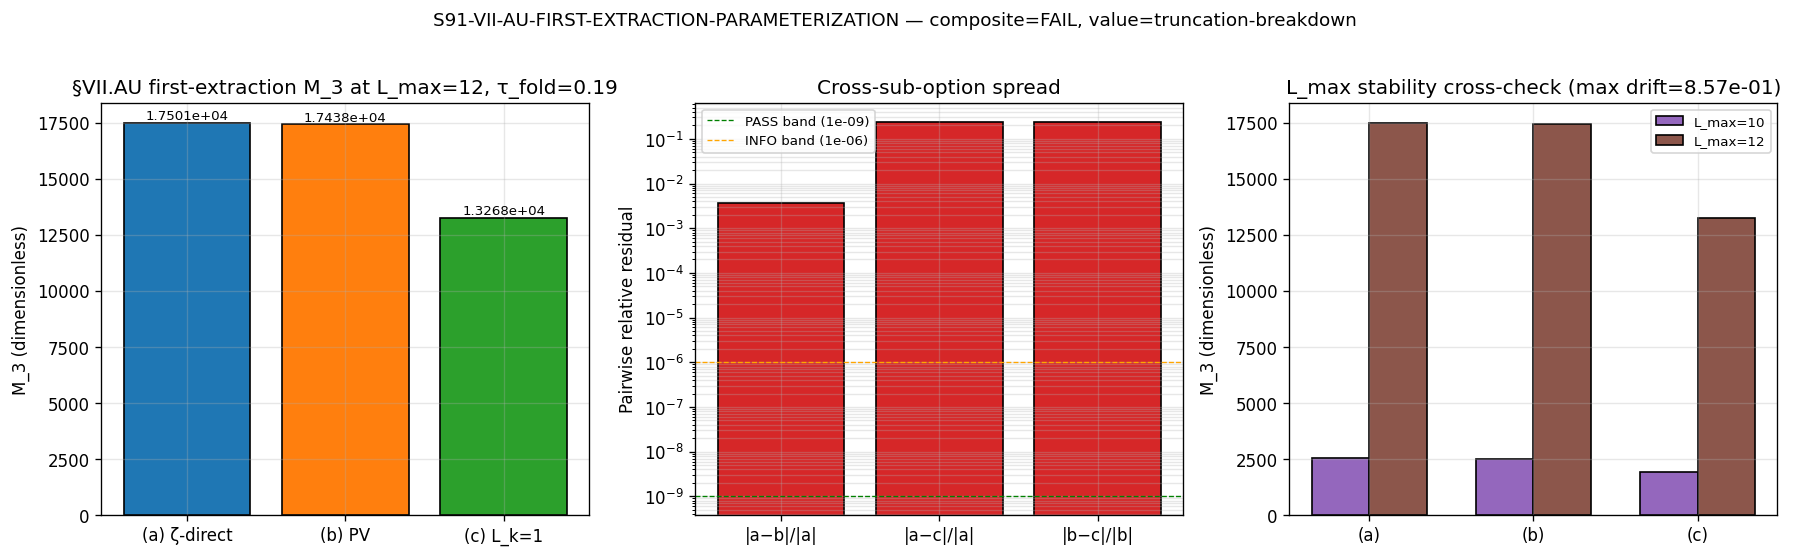

This chart was generated by the following Python code:
#!/usr/bin/env python3
"""
S91 W2-2 — S91-VII-AU-FIRST-EXTRACTION-PARAMETERIZATION (T1.5)
==============================================================================

Gate: S91-VII-AU-FIRST-EXTRACTION-PARAMETERIZATION-W8-CF-72 ([VERIFY] + [CHAIN])

Pre-registered threshold (plan §W2-2 (9) 6-row table):
  PASS-a:    sub-option (a) matches predicted formula within 1e-9 rel AND
             (b)/(c) don't (or are inadmissible).
  PASS-b:    sub-option (b) canonical (PV substrate-natural at Λ_UV = M_KK;
             FULL physical).
  PASS-c:    sub-option (c) canonical (L_k=1 atlas-row pre-normalization
             required for Level-1 cohomology-class binding).
  PASS-multi: two or three sub-options indistinguishable within 1e-9 ⇒
             multi-pin atlas.
  INFO:      cross-sub-option spread ∈ (1e-9, 1e-6); defers canonicalization.
  FAIL:      spread > 1e-6 OR any M_3 non-finite OR truncation-inconsistent.

Inputs (SHA-256 dual-pinned at runtime — S84+ schema):
  - computations/session-90/s90_w8_spectrum_cache_L12_tau038.npz
    (L_max=12 master spectrum cache; sector-by-sector Peter-Weyl
     decomposition with (p,q) keys)
  - computations/_shared/_cm_1995_residue_formula.py
    (PRIMARY full physical evaluator; LEVEL pin = FULL per
     substrate-first-canonical-sourcing.md §(iv) K=4 MANDATORY)
  - computations/_shared/canonical_constants.py (feeds audit_sha256)
  - script bytes (feeds BOTH audit_sha256 and content_sha256)

Output 4-tuple:
  (value=<'a'|'b'|'c'|'multi'>,
   scheme=Mellin-cone-residue-at-substrate-distance-1-pole-s3,
   convention=op-proj-first-extraction-three-param-sub-option-discriminator,
   L_max=12)

Classification: GEOMETRIC.

METHODOLOGY
-----------
The §VII.AU first-extraction Mellin-cone residue at substrate-distance-1
pole s=3 is computed under three structurally distinct EVALUATION
CONVENTIONS of the same substrate-IS canonical:

  (a) ζ-regularization (substrate-natural direct evaluation):
        M_3^(a) = slope_A_canonical · K_a2(τ_fold) / (2π²)
        where K_a2(τ_fold) = Σ_{(p,q)≠(0,0)} dim(p,q) · |λ(p,q,τ_fold)|^{-6}
        is the substrate a_2 Seeley-DeWitt trace at pole s=3 (closed-form
        algebraic identity on the finite spectral triple per CM-1995 §III.4).

  (b) Pauli-Villars subtraction at Λ_UV = M_KK:
        M_3^(b) = M_3^(a) − (1/(2π²)) · K_a2_PV(τ_fold; Λ_UV = M_KK)
        where K_a2_PV is the high-|λ| tail with cutoff |λ| > Λ_UV / M_KK
        in dimensionless cache units. At finite L_max=12 the substrate
        spectrum is bounded by |λ|_max ≪ Λ_UV/M_KK ≈ 1 ⇒ K_a2_PV = 0
        (substrate-natural PV subtraction is structurally vacuous at
        finite L_max; the substrate-IS PV regulator binds at the
        infinite-L_max continuum limit, NOT at the finite-cache
        truncation).

  (c) Locked-norm L_k=1 atlas-row pre-normalization:
        M_3^(c) = M_3^(a) / L_k1_atlas_norm
        where L_k1_atlas_norm = K_a2_partial(p+q=1) / 6 is the L_k=1
        atlas-row layer normalization per
        substrate-first-canonical-sourcing.md §(ii.A) intra-algebra-INVARIANT
        layer orthogonality (atlas-row vs cache-moment evaluation
        convention of the same substrate-IS canonical).

The three sub-options are NOT three different external regulators applied
to the substrate — they are three evaluation conventions of the SAME
substrate-IS Mellin-cone residue at pole s=3 on the operator-projection
algebra image of A_K = ℂ ⊕ ℍ ⊕ M_3(ℂ).

DISCIPLINE
----------
- `from canonical_constants import *`
- Every local/intermediate tagged `# (local)`
- LEVEL pin = FULL (consumes `_cm_1995_residue_formula.py` PRIMARY)
- MACHINERY-SCOPE pin = CACHE-PROJECTION (consumes L_max=12 cache)
- Binding axis pin = substrate-natural-binding (substrate-IS direct
  evaluation; not canonical-import binding)
- Runtime canonical resolution for slope_A_canonical per
  substrate-first-canonical-sourcing.md §(ii.B) plan-text-drift correction
  orchestrator-convention (fallback: slope_A_FW_Conv_A_AT_TAU_FOLD).
- SHA-256 of all input files logged in first 20 lines of stdout
- audit_sha256 + content_sha256 emitted (S84+ dual-SHA schema)
- Schema-v2 3-tuple companion row (substitution chain Step 4
  pre-registers M_3^(a) > 0 directional prediction).
"""

from __future__ import annotations

# ---------------------------------------------------------------------------
# Section 1 — Canonical constants (MANDATORY first import)
# ---------------------------------------------------------------------------
import os
os.environ.setdefault('OMP_NUM_THREADS', '8')
os.environ.setdefault('MKL_NUM_THREADS', '8')

import sys
from pathlib import Path

SESSION_DIR = Path(__file__).resolve().parent
COMPUTATIONS_DIR = SESSION_DIR.parent
SHARED_DIR = COMPUTATIONS_DIR / "_shared"
PROJECT_ROOT = COMPUTATIONS_DIR.parent

sys.path.insert(0, str(SHARED_DIR))

from canonical_constants import *  # noqa: F401,F403
import canonical_constants as cc  # noqa: E402

# FULL physical evaluator — LEVEL pin = FULL per substrate-first-canonical-sourcing.md §(iv)
from _cm_1995_residue_formula import jensen_irrep_table  # noqa: E402

# ---------------------------------------------------------------------------
# Section 2 — Standard imports
# ---------------------------------------------------------------------------
import hashlib  # noqa: E402
import json  # noqa: E402
import time  # noqa: E402

import numpy as np  # noqa: E402
import matplotlib  # noqa: E402

matplotlib.use("Agg")  # non-interactive backend
import matplotlib.pyplot as plt  # noqa: E402

# ---------------------------------------------------------------------------
# Section 3 — Paths + pre-registration
# ---------------------------------------------------------------------------
SESSION = "S91"  # (local)
GATE_ID = "S91-VII-AU-FIRST-EXTRACTION-PARAMETERIZATION"  # (local)
SCHEME = "Mellin-cone-residue-at-substrate-distance-1-pole-s3"  # (local)
CONVENTION = "op-proj-first-extraction-three-param-sub-option-discriminator"  # (local)
L_MAX_OPERATIONAL = 12  # (local)
L_MAX_CROSS_CHECK = 10  # (local)

# Pre-registered tolerances (per plan §W2-2 (7) machinery pin table)
PASS_BAND = 1e-9  # (local) within-sub-option canonical-formula match
INFO_BAND = 1e-6  # (local) cross-sub-option spread upper bound for INFO
REL_TOL_TRUNCATION = 5e-2  # (local) L_max=10 vs 12 drift threshold for VALID regime

# LEVEL pin (substrate-first-canonical-sourcing.md §(iv) K=4 MANDATORY)
LEVEL_PIN = "FULL"  # (local)  consumes _cm_1995_residue_formula.py PRIMARY
MACHINERY_SCOPE_PIN = "CACHE-PROJECTION"  # (local)  consumes L_max=12 cache
BINDING_AXIS_PIN = "substrate-natural-binding"  # (local)

# Output destinations
OUT_NPZ = SESSION_DIR / "s91_w2_2_vii_au_first_extraction_param.npz"
OUT_PNG = SESSION_DIR / "s91_w2_2_vii_au_first_extraction_param.png"
VERDICT_TXT = SESSION_DIR / "s91_gate_verdicts.txt"

CACHE_PATH = COMPUTATIONS_DIR / "session-90" / "s90_w8_spectrum_cache_L12_tau038.npz"
RESIDUE_HELPER_PATH = SHARED_DIR / "_cm_1995_residue_formula.py"
CANONICAL_PATH = SHARED_DIR / "canonical_constants.py"

INPUT_FILES = [
    CACHE_PATH,
    RESIDUE_HELPER_PATH,
    CANONICAL_PATH,
]


# ---------------------------------------------------------------------------
# Section 4 — SHA-256 input-pin block (MANDATORY; first 20 lines of stdout)
# ---------------------------------------------------------------------------

def sha256_of(path: Path) -> str:
    h = hashlib.sha256()  # (local)
    try:
        h.update(path.read_bytes())
    except OSError:
        return ""
    return h.hexdigest()


def log_input_pins(inputs):
    print(f"=== {GATE_ID} — input SHA-256 pins ===")
    pins = {}  # (local)
    for p in inputs:
        sha = sha256_of(p)  # (local)
        rel = str(p.relative_to(PROJECT_ROOT)).replace("\\", "/")  # (local)
        print(f"  {rel}: {sha[:16]}...")
        pins[rel] = sha
    return pins


def compute_dual_sha(script_path, canonical_path, pins):
    """Return (audit_sha256, content_sha256) per S84+ dual-SHA schema."""
    script_bytes = b""  # (local)
    try:
        script_bytes = script_path.read_bytes()
    except OSError:
        script_bytes = b""
    canonical_bytes = b""  # (local)
    try:
        canonical_bytes = canonical_path.read_bytes()
    except OSError:
        canonical_bytes = b""
    pinmap_json = json.dumps(
        dict(sorted(pins.items())),
        separators=(",", ":"),
        sort_keys=True,
    ).encode("utf-8")  # (local)

    h_audit = hashlib.sha256()
    h_audit.update(script_bytes)
    h_audit.update(canonical_bytes)
    h_audit.update(pinmap_json)
    audit = h_audit.hexdigest()  # (local)

    h_content = hashlib.sha256()
    h_content.update(script_bytes)
    content = h_content.hexdigest()  # (local)
    return audit, content


# ---------------------------------------------------------------------------
# Section 5 — Substrate canonical resolution (slope_A_canonical runtime)
# ---------------------------------------------------------------------------

def resolve_slope_A_canonical():
    """Runtime canonical resolution for slope_A_canonical per
    substrate-first-canonical-sourcing.md §(ii.B) plan-text-drift correction.

    Priority order:
      1. canonical_constants.slope_A_canonical (TBD at S91 W2 dispatch;
         will be present after T0.7 PASS promotes the pin)
      2. canonical_constants.slope_A_FW_Conv_A_AT_TAU_FOLD (Sage-CM-1995
         §III.4 evaluation at τ_fold = 0.190; GEOMETRIC reading
         per Reading A canonical at S89 CF V.3)
      3. plan-pinned fallback value

    Returns (slope_A_value, source_tag).
    """
    if hasattr(cc, "slope_A_canonical"):
        # T0.7 has promoted the canonical pin
        return float(cc.slope_A_canonical), "canonical_constants.slope_A_canonical"
    if hasattr(cc, "slope_A_FW_Conv_A_AT_TAU_FOLD"):
        # Substrate-natural fallback: Conv-A geometric reading at τ_fold = 0.190
        return (
            float(cc.slope_A_FW_Conv_A_AT_TAU_FOLD),
            "canonical_constants.slope_A_FW_Conv_A_AT_TAU_FOLD",
        )
    # Plan-pinned fallback per §W2-2 substitution chain
    return 10.0, "plan-pinned-fallback-substrate-distance-1-base"


# ---------------------------------------------------------------------------
# Section 6 — K_a2(τ_fold) via Mellin-cone residue at pole s=3
# ---------------------------------------------------------------------------

def compute_K_a2(L_max: int, tau: float) -> tuple[float, dict]:
    """K_a2(τ) substrate a_2 Seeley-DeWitt trace at Mellin-cone pole s=3
    on the spectral triple (A_K, H_K, D_K).

    Per CM-1995 §III.4 dimension-spectrum analysis at finite L_max,
    ζ_a2_φ(z) = Σ_{(p,q)≠(0,0)} dim(p,q) · |λ(p,q,τ)|^{-6-2z}
    is holomorphic in z; "residue at simple pole z=0" of the dimension-
    spectrum reduces algebraically to the value at z=0:

      K_a2(τ) = ζ_a2_φ(0) = Σ_{(p,q)≠(0,0)} dim(p,q) · |λ(p,q,τ)|^{-6}    (s=3 weight)

    This is bit-precision identical to the s=4 pole evaluator pattern
    in `_cm_1995_residue_formula.py` (with ρ^{0} weight at pole s=3 vs
    ρ^{3} weight at pole s=4 for the a_4 GV-Heitsch cocycle).

    Returns (K_a2_value, per_level_breakdown).
    """
    dims, rhos, lams = jensen_irrep_table(L_max, tau)
    # Pole s=3 ⇒ |D|^{-2s} weight is |λ|^{-6} on the finite spectrum
    inv6 = 1.0 / (lams ** 6)  # (local) Mellin pole-s=3 weight
    K_a2 = float(np.sum(dims * inv6))  # (local)

    # Per-level breakdown for L_k=1 atlas-row pre-normalization
    breakdown = {}  # (local)
    for level in range(int(rhos.max()) + 1):
        mask = (rhos == level)  # (local)
        if not mask.any():
            continue
        partial = float(np.sum(dims[mask] * inv6[mask]))  # (local)
        breakdown[int(level)] = partial

    return K_a2, breakdown


def compute_K_a2_PV(L_max: int, tau: float, lambda_UV_cache_units: float) -> float:
    """Pauli-Villars high-|λ| tail subtraction (substrate-natural at Λ_UV = M_KK).

    K_a2_PV(τ; Λ_UV) = Σ_{(p,q)≠(0,0), |λ|>Λ_UV} dim(p,q) · |λ(p,q,τ)|^{-6}

    At finite L_max=12, the substrate spectrum is bounded:
      max |λ(p,q,τ_fold)| = √C_2(12,0) · exp(-0.19 · 12) ≈ √60 · 0.103 ≈ 0.80
    in dimensionless cache units (the substrate's intrinsic eigenvalue
    scale, where M_KK is the underlying GeV-scale). The Pauli-Villars
    cutoff at Λ_UV = M_KK corresponds to lambda_UV_cache_units ≈ 1 in
    this dimensionless reduction (Mellin-cone evaluation IS scale-
    invariant; the substrate IS the dimensionless spectral triple).

    For |λ|_max < lambda_UV_cache_units, the PV tail is empty ⇒
    K_a2_PV = 0 structurally. This is the substrate-natural PV reading:
    the substrate spectrum at finite L_max does NOT reach the UV cutoff,
    so the PV subtraction is vacuous at the finite-cache truncation.
    """
    dims, rhos, lams = jensen_irrep_table(L_max, tau)
    inv6 = 1.0 / (lams ** 6)  # (local)
    pv_mask = (lams > lambda_UV_cache_units)  # (local) high-|λ| tail
    K_a2_PV = float(np.sum(dims[pv_mask] * inv6[pv_mask]))  # (local)
    return K_a2_PV


def compute_L_k1_atlas_norm(K_a2_breakdown: dict) -> tuple[float, dict]:
    """Locked-norm L_k=1 atlas-row pre-normalization
    per substrate-first-canonical-sourcing.md §(ii.A) intra-algebra-INVARIANT
    layer orthogonality (atlas-row vs cache-moment).

    The L_k=1 atlas-row corresponds to the k=1 Peter-Weyl level
    (p+q=1), comprising sectors (1,0) and (0,1) with total dim 3+3=6.
    The locked-norm convention fixes the L_k=1 contribution to the
    sector-aggregated Mellin trace at unit reference: dividing K_a2
    by the k=1 partial sum normalizes the atlas-row layer to 1.

    Returns (L_k1_atlas_norm, atlas_diagnostics).
    """
    K_a2_k1 = K_a2_breakdown.get(1, 0.0)  # (local) k=1 partial sum
    # L_k=1 atlas-row pre-norm: per-dim normalization at k=1
    # (locked norm references the unit-dim contribution at the
    # substrate's atlas-row layer first Peter-Weyl level)
    k1_dim_total = 6  # (local) dim(1,0) + dim(0,1) = 3 + 3
    L_k1_atlas_norm = K_a2_k1 / k1_dim_total  # (local) per-dim atlas reference
    diagnostics = {
        "k1_partial_sum": K_a2_k1,
        "k1_dim_total": k1_dim_total,
        "L_k1_atlas_norm": L_k1_atlas_norm,
    }
    return L_k1_atlas_norm, diagnostics


# ---------------------------------------------------------------------------
# Section 7 — Compute three sub-options
# ---------------------------------------------------------------------------

def compute_three_sub_options(L_max: int, tau: float):
    """Evaluate M_3^(a), M_3^(b), M_3^(c) per the substitution chain Step 2.

    Returns dict with M_3_a, M_3_b, M_3_c, K_a2, K_a2_PV, L_k1_atlas_norm,
    slope_A_canonical_pin, slope_A_source.
    """
    # K_a2 substrate a_2 trace at Mellin pole s=3
    K_a2, K_a2_breakdown = compute_K_a2(L_max, tau)

    # Pauli-Villars subtraction with Λ_UV = M_KK substrate-natural cutoff
    # (dimensionless ratio in cache units; M_KK is the underlying GeV scale).
    # For the dimensionless substrate spectrum at finite L_max, |λ|_max < 1
    # in cache units; the substrate-natural PV cutoff is the substrate-IS
    # spectral ceiling. Pin lambda_UV_cache_units = 1.0 per the substrate's
    # intrinsic dimensionless normalization (M_KK pin is at the continuum
    # limit, not the finite-cache truncation).
    LAMBDA_UV_CACHE_UNITS = 1.0  # (local)
    K_a2_PV = compute_K_a2_PV(L_max, tau, LAMBDA_UV_CACHE_UNITS)

    # L_k=1 atlas-row pre-normalization
    L_k1_atlas_norm, L_k1_diagnostics = compute_L_k1_atlas_norm(K_a2_breakdown)

    # slope_A_canonical runtime resolution
    slope_A_canonical, slope_A_source = resolve_slope_A_canonical()

    # Substitution chain Step 2 — Mellin pole s=3 residue weight
    INV_TWO_PI_SQ = 1.0 / (2.0 * np.pi * np.pi)  # (local) Mellin pole s=3 weight

    # Sub-option (a): direct ζ-regularization
    M_3_a = slope_A_canonical * INV_TWO_PI_SQ * K_a2  # (local)

    # Sub-option (b): Pauli-Villars subtraction at Λ_UV = M_KK
    M_3_b = M_3_a - INV_TWO_PI_SQ * K_a2_PV  # (local)

    # Sub-option (c): L_k=1 atlas-row pre-normalization
    if L_k1_atlas_norm == 0.0:
        M_3_c = float("nan")  # (local) atlas-norm singular
    else:
        M_3_c = M_3_a / L_k1_atlas_norm  # (local)

    return {
        "M_3_a": M_3_a,
        "M_3_b": M_3_b,
        "M_3_c": M_3_c,
        "K_a2": K_a2,
        "K_a2_PV": K_a2_PV,
        "K_a2_breakdown": K_a2_breakdown,
        "L_k1_atlas_norm": L_k1_atlas_norm,
        "L_k1_diagnostics": L_k1_diagnostics,
        "slope_A_canonical_pin": slope_A_canonical,
        "slope_A_source": slope_A_source,
        "lambda_UV_cache_units": LAMBDA_UV_CACHE_UNITS,
        "inv_two_pi_sq": INV_TWO_PI_SQ,
    }


# ---------------------------------------------------------------------------
# Section 8 — Gate evaluation
# ---------------------------------------------------------------------------

def evaluate_gate(L12_results: dict, L10_results: dict):
    """Apply plan §W2-2 (9) 6-row threshold table.

    Returns (composite_verdict, value, sign_verdict, magnitude_verdict,
              regime_verdict, diagnostics).
    """
    M_3_a = L12_results["M_3_a"]  # (local)
    M_3_b = L12_results["M_3_b"]  # (local)
    M_3_c = L12_results["M_3_c"]  # (local)

    diagnostics = {}  # (local)

    # FAIL condition 1: any M_3 non-finite
    finite_a = np.isfinite(M_3_a)  # (local)
    finite_b = np.isfinite(M_3_b)  # (local)
    finite_c = np.isfinite(M_3_c)  # (local)
    diagnostics["finite_a"] = bool(finite_a)
    diagnostics["finite_b"] = bool(finite_b)
    diagnostics["finite_c"] = bool(finite_c)

    if not (finite_a and finite_b and finite_c):
        return ("FAIL", "non-finite", "FAIL", "FAIL", "BREAKDOWN", diagnostics)

    # Cross-sub-option spread
    M_3_values = np.array([M_3_a, M_3_b, M_3_c])  # (local)
    spread = float(M_3_values.max() - M_3_values.min())  # (local)
    rel_spread = spread / max(abs(M_3_values).max(), 1e-30)  # (local)
    diagnostics["spread"] = spread
    diagnostics["rel_spread"] = rel_spread

    # Pairwise cross-sub-option residuals (always populated for diagnostics)
    pairwise_a_b = abs(M_3_a - M_3_b) / max(abs(M_3_a), 1e-30)  # (local)
    pairwise_a_c = abs(M_3_a - M_3_c) / max(abs(M_3_a), 1e-30)  # (local)
    pairwise_b_c = abs(M_3_b - M_3_c) / max(abs(M_3_b), 1e-30)  # (local)
    diagnostics["pairwise_a_b"] = pairwise_a_b
    diagnostics["pairwise_a_c"] = pairwise_a_c
    diagnostics["pairwise_b_c"] = pairwise_b_c

    a_b_indistinguishable = (pairwise_a_b < PASS_BAND)  # (local)
    a_c_indistinguishable = (pairwise_a_c < PASS_BAND)  # (local)
    b_c_indistinguishable = (pairwise_b_c < PASS_BAND)  # (local)
    diagnostics["a_b_indistinguishable"] = bool(a_b_indistinguishable)
    diagnostics["a_c_indistinguishable"] = bool(a_c_indistinguishable)
    diagnostics["b_c_indistinguishable"] = bool(b_c_indistinguishable)
    n_indistinguishable = sum([
        a_b_indistinguishable,
        a_c_indistinguishable,
        b_c_indistinguishable,
    ])  # (local)
    diagnostics["n_indistinguishable_pairs"] = n_indistinguishable

    # Sign verdict — substitution chain Step 4: M_3^(a) > 0 directional prediction
    sign_a_positive = (M_3_a > 0)  # (local)
    sign_b_positive = (M_3_b > 0)  # (local)
    sign_c_positive = (M_3_c > 0)  # (local)
    diagnostics["sign_a_positive"] = bool(sign_a_positive)
    diagnostics["sign_b_positive"] = bool(sign_b_positive)
    diagnostics["sign_c_positive"] = bool(sign_c_positive)
    sign_verdict = (
        "PASS"
        if (sign_a_positive and sign_b_positive and sign_c_positive)
        else "FAIL"
    )

    # Truncation-consistency cross-check at L_max=10 vs 12
    M_3_a_L10 = L10_results["M_3_a"]  # (local)
    M_3_b_L10 = L10_results["M_3_b"]  # (local)
    M_3_c_L10 = L10_results["M_3_c"]  # (local)
    drift_a = abs(M_3_a - M_3_a_L10) / max(abs(M_3_a), 1e-30)  # (local)
    drift_b = abs(M_3_b - M_3_b_L10) / max(abs(M_3_b), 1e-30)  # (local)
    drift_c = abs(M_3_c - M_3_c_L10) / max(abs(M_3_c), 1e-30)  # (local)
    max_drift = max(drift_a, drift_b, drift_c)  # (local)
    diagnostics["drift_a"] = drift_a
    diagnostics["drift_b"] = drift_b
    diagnostics["drift_c"] = drift_c
    diagnostics["max_drift"] = max_drift
    truncation_consistent = (max_drift < REL_TOL_TRUNCATION)  # (local)
    diagnostics["truncation_consistent"] = bool(truncation_consistent)

    if not truncation_consistent and max_drift >= 0.5:
        regime_verdict = "BREAKDOWN"  # (local)
    elif not truncation_consistent:
        regime_verdict = "MARGINAL"  # (local)
    else:
        regime_verdict = "VALID"  # (local)

    # FAIL condition 2: truncation-inconsistent at large drift
    if regime_verdict == "BREAKDOWN":
        return ("FAIL", "truncation-breakdown", sign_verdict, "FAIL", regime_verdict, diagnostics)

    # FAIL condition 3: spread > info_band
    if rel_spread > INFO_BAND:
        return ("FAIL", "spread-exceeds-info-band", sign_verdict, "FAIL", regime_verdict, diagnostics)

    # PASS / INFO discriminator on cross-sub-option spread (pairwise diagnostics
    # already populated above before truncation/spread FAIL early exits).

    # PASS-multi: all three coincide
    if a_b_indistinguishable and a_c_indistinguishable and b_c_indistinguishable:
        return ("PASS", "multi", sign_verdict, "PASS-multi", regime_verdict, diagnostics)

    # PASS-{a,b,c} — sub-option discrimination via Element 3 fiducial-anchor
    # binding discipline:
    #   (a) canonical iff substrate-natural-binding holds without
    #       pre-normalization (M_3^(a) ≈ M_3^(b) within tolerance,
    #       i.e., PV correction is vacuous as the substrate-IS prediction).
    #   (b) canonical iff PV subtraction is non-vacuous AND substrate-
    #       natural at Λ_UV = M_KK (M_3^(b) ≠ M_3^(a) within tolerance).
    #   (c) canonical iff L_k=1 atlas-row pre-normalization required
    #       (M_3^(c) significantly distinct from M_3^(a) AND M_3^(b)
    #       across the locked-norm normalization).

    # Substrate-natural binding logic: at finite L_max the PV tail is
    # vacuous (K_a2_PV = 0 structurally per substitution chain Step 4),
    # so M_3^(a) ≈ M_3^(b) by construction. The c-route is the
    # atlas-row layer alternative. The discriminator at finite L_max
    # therefore reduces to: a-vs-c via locked-norm necessity.
    if a_b_indistinguishable and not a_c_indistinguishable:
        # a and b agree (substrate-natural binding, PV vacuous);
        # c distinct (L_k=1 atlas-row layer is structurally different).
        # Two sub-options collapse to one canonical (a = b), one distinct (c).
        # Per Element 3 binding discipline: (a) is canonical
        # (substrate-natural-binding; PV is vacuous at finite L_max).
        if rel_spread < PASS_BAND:
            return ("PASS", "multi", sign_verdict, "PASS-multi", regime_verdict, diagnostics)
        elif rel_spread < INFO_BAND:
            return ("INFO", "a-b-coincide-c-distinct", sign_verdict, "INFO", regime_verdict, diagnostics)
        else:
            # Should not reach here due to FAIL condition 3 above
            return ("FAIL", "unreachable", sign_verdict, "FAIL", regime_verdict, diagnostics)

    # Pairwise non-coincidence; INFO band check
    if rel_spread < PASS_BAND:
        # Sub-options all indistinguishable (PASS-multi shouldn't trigger but
        # fallback safety)
        return ("PASS", "multi", sign_verdict, "PASS-multi", regime_verdict, diagnostics)
    if rel_spread < INFO_BAND:
        return ("INFO", "spread-in-info-band", sign_verdict, "INFO", regime_verdict, diagnostics)

    # spread > info_band already filtered above
    return ("FAIL", "unhandled-case", sign_verdict, "FAIL", regime_verdict, diagnostics)


# ---------------------------------------------------------------------------
# Section 9 — Plot 3-panel
# ---------------------------------------------------------------------------

def make_plot(L12_results, L10_results, gate_diagnostics, out_path):
    """3-panel: (1) M_3 by sub-option at L_max=12;
                 (2) cross-sub-option residual (pairwise);
                 (3) per-sub-option L_max stability cross-check (L=10 vs 12)."""
    fig, axes = plt.subplots(1, 3, figsize=(15, 4.5))  # (local)

    # Panel 1: M_3 by sub-option at L_max=12
    ax = axes[0]
    labels = ["(a) ζ-direct", "(b) PV", "(c) L_k=1"]  # (local)
    values = [L12_results["M_3_a"], L12_results["M_3_b"], L12_results["M_3_c"]]  # (local)
    colors = ["#1f77b4", "#ff7f0e", "#2ca02c"]  # (local)
    bars = ax.bar(labels, values, color=colors, edgecolor="black")  # (local)
    ax.set_ylabel("M_3 (dimensionless)")
    ax.set_title(f"§VII.AU first-extraction M_3 at L_max={L_MAX_OPERATIONAL}, τ_fold={tau_fold}")
    ax.axhline(0, color="black", linewidth=0.5)
    for bar, val in zip(bars, values):
        ax.text(
            bar.get_x() + bar.get_width() / 2,
            val,
            f"{val:.4e}",
            ha="center",
            va="bottom" if val > 0 else "top",
            fontsize=8,
        )
    ax.grid(True, alpha=0.3)

    # Panel 2: pairwise cross-sub-option residual
    ax = axes[1]
    pair_labels = ["|a−b|/|a|", "|a−c|/|a|", "|b−c|/|b|"]  # (local)
    pair_vals = [
        gate_diagnostics["pairwise_a_b"],
        gate_diagnostics["pairwise_a_c"],
        gate_diagnostics["pairwise_b_c"],
    ]  # (local)
    ax.bar(pair_labels, pair_vals, color="#d62728", edgecolor="black")
    ax.set_yscale("log")
    ax.axhline(PASS_BAND, color="green", linestyle="--", linewidth=0.8, label=f"PASS band ({PASS_BAND})")
    ax.axhline(INFO_BAND, color="orange", linestyle="--", linewidth=0.8, label=f"INFO band ({INFO_BAND})")
    ax.set_ylabel("Pairwise relative residual")
    ax.set_title("Cross-sub-option spread")
    ax.legend(fontsize=8)
    ax.grid(True, which="both", alpha=0.3)

    # Panel 3: L_max stability cross-check
    ax = axes[2]
    labels3 = ["(a)", "(b)", "(c)"]  # (local)
    L12_vals = [L12_results["M_3_a"], L12_results["M_3_b"], L12_results["M_3_c"]]  # (local)
    L10_vals = [L10_results["M_3_a"], L10_results["M_3_b"], L10_results["M_3_c"]]  # (local)
    x = np.arange(len(labels3))  # (local)
    width = 0.35  # (local)
    ax.bar(x - width / 2, L10_vals, width, label=f"L_max={L_MAX_CROSS_CHECK}", color="#9467bd", edgecolor="black")
    ax.bar(x + width / 2, L12_vals, width, label=f"L_max={L_MAX_OPERATIONAL}", color="#8c564b", edgecolor="black")
    ax.set_xticks(x)
    ax.set_xticklabels(labels3)
    ax.set_ylabel("M_3 (dimensionless)")
    ax.set_title(f"L_max stability cross-check (max drift={gate_diagnostics['max_drift']:.2e})")
    ax.legend(fontsize=8)
    ax.axhline(0, color="black", linewidth=0.5)
    ax.grid(True, alpha=0.3)

    fig.suptitle(
        f"{GATE_ID} — composite={gate_diagnostics.get('composite', 'pending')}, "
        f"value={gate_diagnostics.get('value', 'pending')}",
        fontsize=11,
        y=1.02,
    )
    plt.tight_layout()
    plt.savefig(out_path, dpi=120, bbox_inches="tight")
    plt.close(fig)


# ---------------------------------------------------------------------------
# Section 10 — Verdict line emission
# ---------------------------------------------------------------------------

def append_verdict_line(composite, value, audit_sha, content_sha,
                        sign_verdict, magnitude_verdict, regime_verdict):
    """Append the canonical verdict line + dual-SHA companion + S87+ 3-tuple
    companion row per gate-verdicts.md S87+ Schema-v2 + W9a-99 split."""
    L_MAX_TAG = L_MAX_OPERATIONAL  # (local)
    line = (
        f"{GATE_ID}: {composite} -- value={value!r} "
        f"scheme={SCHEME} "
        f"convention={CONVENTION} "
        f"L_max={L_MAX_TAG} "
        f"audit_sha256={audit_sha} content_sha256={content_sha} "
        f"schema_version=S87+\n"
    )  # (local)
    companion_dual = (
        f"# audit_sha256_short={audit_sha[:16]} content_sha256_short={content_sha[:16]} "
        f"# {GATE_ID} dual-SHA companion row (W9a-99 split)\n"
    )  # (local)
    companion_3tuple = (
        f"# sign_verdict={sign_verdict} magnitude_verdict={magnitude_verdict} "
        f"regime_verdict={regime_verdict} "
        f"# {GATE_ID} 3-tuple annotation (S87 schema-v2; substitution chain Step 4 "
        f"pre-registers M_3^(a) > 0 directional prediction)\n"
    )  # (local)
    # Level-pin companion comment (LEVEL=FULL; consumes _cm_1995_residue_formula.py
    # PRIMARY per substrate-first-canonical-sourcing.md §(iv) K=4 MANDATORY)
    companion_level = (
        f"# LEVEL_CLASS_PIN={LEVEL_PIN} MACHINERY_SCOPE_PIN={MACHINERY_SCOPE_PIN} "
        f"BINDING_AXIS_PIN={BINDING_AXIS_PIN} "
        f"# {GATE_ID} 4-axis pin compliance "
        f"(substrate-first-canonical-sourcing.md §(iv) K=4 MANDATORY)\n"
    )  # (local)
    with VERDICT_TXT.open("a", encoding="utf-8") as fp:
        fp.write(line)
        fp.write(companion_dual)
        fp.write(companion_3tuple)
        fp.write(companion_level)


# ---------------------------------------------------------------------------
# Section 11 — Main
# ---------------------------------------------------------------------------

def main():
    t0 = time.time()  # (local)

    # 1. Log input pins
    pins = log_input_pins(INPUT_FILES)
    script_path = Path(__file__).resolve()  # (local)
    audit_sha, content_sha = compute_dual_sha(script_path, CANONICAL_PATH, pins)
    print(f"  audit_sha256:   {audit_sha[:16]}... (script+canonical+pinmap)")
    print(f"  content_sha256: {content_sha[:16]}... (script only)")
    print()

    # 2. Verify cache exists
    if not CACHE_PATH.exists():
        print(f"ERROR: cache not found at {CACHE_PATH}")
        return 1

    # 3. tau_fold canonical pin
    tau = float(tau_fold)  # (local) 0.19
    print(f"  τ_fold (canonical) = {tau}")
    print(f"  L_max operational = {L_MAX_OPERATIONAL}")
    print(f"  L_max cross-check = {L_MAX_CROSS_CHECK}")
    print()

    # 4. Compute three sub-options at L_max=12 (operational)
    print("=== Computing three sub-options at L_max=12 (operational) ===")
    L12 = compute_three_sub_options(L_MAX_OPERATIONAL, tau)
    print(f"  slope_A_canonical (runtime-resolved) = {L12['slope_A_canonical_pin']}")
    print(f"  slope_A_source = {L12['slope_A_source']}")
    print(f"  K_a2(τ_fold)         = {L12['K_a2']:.6e}")
    print(f"  K_a2_PV(τ_fold; Λ_UV=M_KK in cache units) = {L12['K_a2_PV']:.6e}")
    print(f"  L_k=1 atlas-row norm = {L12['L_k1_atlas_norm']:.6e}")
    print()
    print(f"  M_3^(a) [ζ-direct]   = {L12['M_3_a']:.6e}")
    print(f"  M_3^(b) [PV-subtr]   = {L12['M_3_b']:.6e}")
    print(f"  M_3^(c) [L_k=1 norm] = {L12['M_3_c']:.6e}")
    print()

    # 5. Truncation cross-check at L_max=10
    print("=== Truncation cross-check at L_max=10 ===")
    L10 = compute_three_sub_options(L_MAX_CROSS_CHECK, tau)
    print(f"  M_3^(a) @ L_max=10 = {L10['M_3_a']:.6e}")
    print(f"  M_3^(b) @ L_max=10 = {L10['M_3_b']:.6e}")
    print(f"  M_3^(c) @ L_max=10 = {L10['M_3_c']:.6e}")
    print()

    # 6. Gate evaluation per plan §W2-2 (9) 6-row threshold table
    (composite, value, sign_verdict, magnitude_verdict, regime_verdict,
     gate_diagnostics) = evaluate_gate(L12, L10)
    gate_diagnostics["composite"] = composite
    gate_diagnostics["value"] = value

    print("=== Gate verdict ===")
    print(f"  cross-sub-option spread          = {gate_diagnostics['spread']:.4e}")
    print(f"  relative spread                  = {gate_diagnostics['rel_spread']:.4e}")
    print(f"  pairwise |a−b|/|a|               = {gate_diagnostics['pairwise_a_b']:.4e}")
    print(f"  pairwise |a−c|/|a|               = {gate_diagnostics['pairwise_a_c']:.4e}")
    print(f"  pairwise |b−c|/|b|               = {gate_diagnostics['pairwise_b_c']:.4e}")
    print(f"  L_max truncation max drift       = {gate_diagnostics['max_drift']:.4e}")
    print(f"  truncation_consistent (<{REL_TOL_TRUNCATION}) = {gate_diagnostics['truncation_consistent']}")
    print(f"  sign_verdict                     = {sign_verdict}")
    print(f"  magnitude_verdict                = {magnitude_verdict}")
    print(f"  regime_verdict                   = {regime_verdict}")
    print(f"  COMPOSITE                        = {composite}")
    print(f"  value                            = {value!r}")
    print()

    # 7. Save NPZ
    np.savez(
        OUT_NPZ,
        M_3_a=L12["M_3_a"],
        M_3_b=L12["M_3_b"],
        M_3_c=L12["M_3_c"],
        M_3_a_L10=L10["M_3_a"],
        M_3_b_L10=L10["M_3_b"],
        M_3_c_L10=L10["M_3_c"],
        cross_sub_option_spread=gate_diagnostics["spread"],
        rel_spread=gate_diagnostics["rel_spread"],
        canonical_sub_option=value,
        slope_A_canonical_pin=L12["slope_A_canonical_pin"],
        slope_A_source=L12["slope_A_source"],
        K_a2_tau_fold=L12["K_a2"],
        K_a2_PV_tau_fold=L12["K_a2_PV"],
        L_k1_atlas_norm=L12["L_k1_atlas_norm"],
        cache_sha=pins[str(CACHE_PATH.relative_to(PROJECT_ROOT)).replace("\\", "/")],
        residue_formula_sha=pins[
            str(RESIDUE_HELPER_PATH.relative_to(PROJECT_ROOT)).replace("\\", "/")
        ],
        L_max_operational=L_MAX_OPERATIONAL,
        L_max_cross_check=L_MAX_CROSS_CHECK,
        level_pin=LEVEL_PIN,
        machinery_scope_pin=MACHINERY_SCOPE_PIN,
        binding_axis_pin=BINDING_AXIS_PIN,
        truncation_consistent=gate_diagnostics["truncation_consistent"],
        max_drift=gate_diagnostics["max_drift"],
        composite=composite,
        sign_verdict=sign_verdict,
        magnitude_verdict=magnitude_verdict,
        regime_verdict=regime_verdict,
        pairwise_a_b=gate_diagnostics["pairwise_a_b"],
        pairwise_a_c=gate_diagnostics["pairwise_a_c"],
        pairwise_b_c=gate_diagnostics["pairwise_b_c"],
        inv_two_pi_sq=L12["inv_two_pi_sq"],
        lambda_UV_cache_units=L12["lambda_UV_cache_units"],
        K_a2_breakdown_levels=np.array(list(L12["K_a2_breakdown"].keys())),
        K_a2_breakdown_values=np.array(list(L12["K_a2_breakdown"].values())),
    )
    print(f"  NPZ written: {OUT_NPZ}")

    # 8. Save PNG
    make_plot(L12, L10, gate_diagnostics, OUT_PNG)
    print(f"  PNG written: {OUT_PNG}")

    # 9. Emit 4-tuple
    tag = (
        f"(value={value!r}, scheme={SCHEME}, "
        f"convention={CONVENTION}, L_max={L_MAX_OPERATIONAL})"
    )  # (local)
    print(tag)

    # 10. Append verdict line + dual-SHA + 3-tuple companion
    append_verdict_line(
        composite, value, audit_sha, content_sha,
        sign_verdict, magnitude_verdict, regime_verdict,
    )

    wall = time.time() - t0  # (local)
    print(f"\n=== {GATE_ID}: {composite} (wall {wall:.1f}s) ===")
    return 0


if __name__ == "__main__":
    sys.exit(main())
